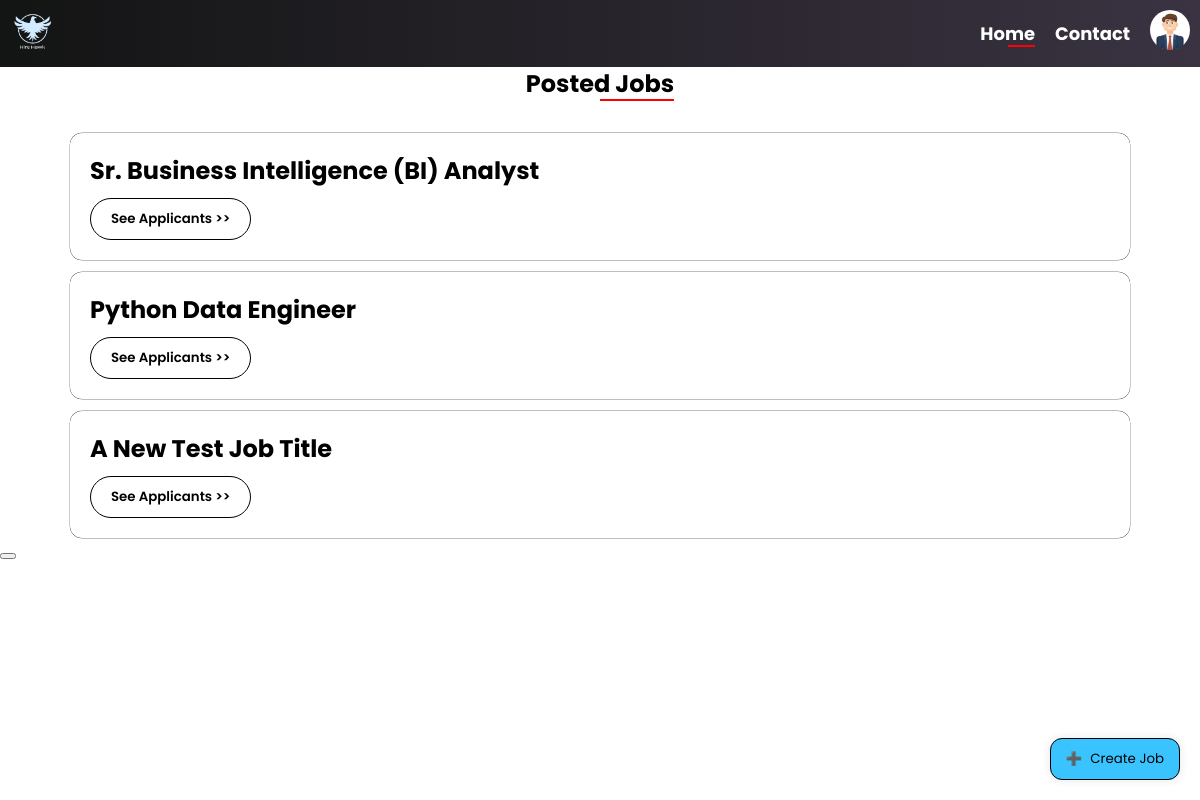
/admindash/ (signed in), run on an earlier commit of the app's database.
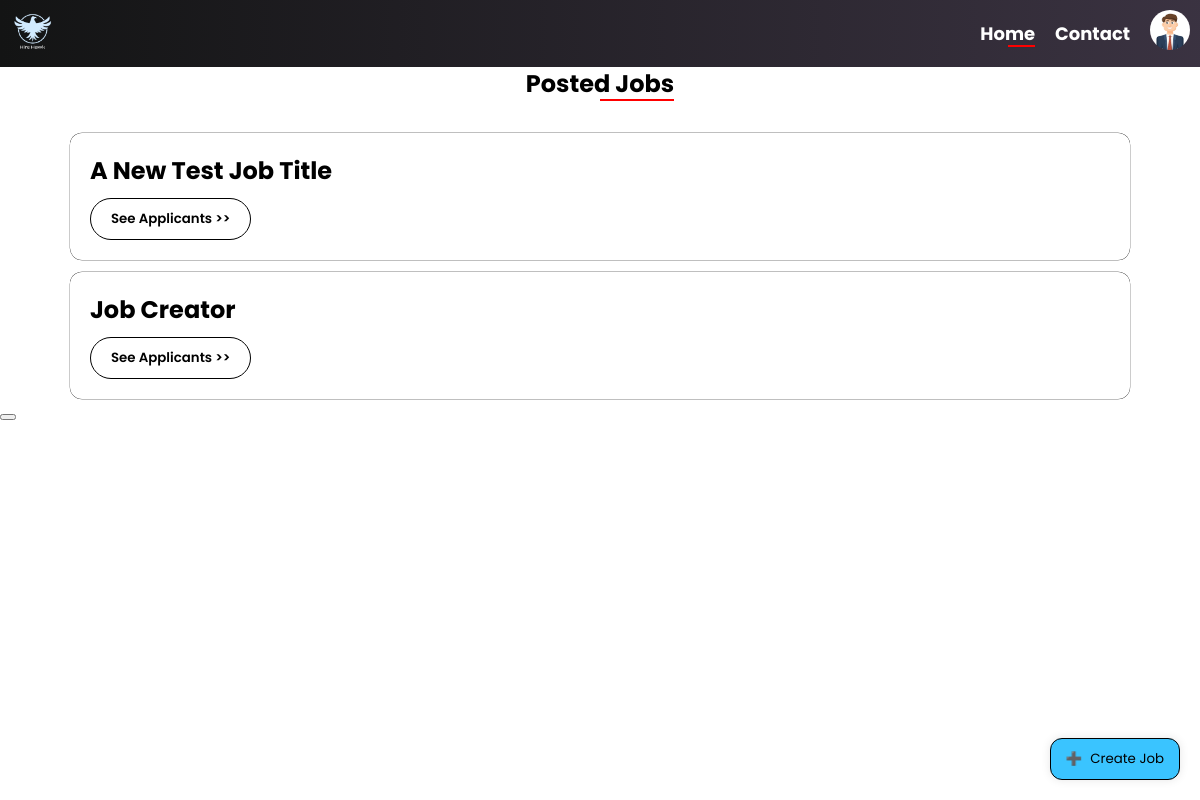
And on a later commit of the database.
### resume_manager/models.py (models this page shows, shortened)
class Job_description(models.Model):
    title = models.CharField(max_length = 255)
    brief_stat = models.CharField(max_length = 255 ,null = True)
    responsibility = models.TextField()
    requirement = models.TextField()
    salary = models.CharField(max_length = 100)
    created_at = models.DateTimeField(auto_now_add= True , null = True)

### resume_manager/views.py (the view)
# urls.py: path("admindash/", views.admin_all_jobs, name= "admin_dashboard"),
def admin_all_jobs(request):
    if request.user.is_superuser:
        all_jobs = Job_description.objects.all()
        messages_data = messages.get_messages(request)
        return render(request,'Recruiter/RecDashboard/RecDashboard.html',{'jobs': all_jobs,'messages': messages_data})
    else:
        return redirect('login')

### resume_manager/emailbackend.py (called while the page is built)
    def get_user(self, user_id):
        UserModel = get_user_model()
        try:
            return UserModel.objects.get(pk=user_id)
        except UserModel.DoesNotExist:
            return None

### templates/Recruiter/RecDashboard/RecDashboard.html (shortened to what this page needs)
<!DOCTYPE html>
{% load static %}
<html lang="en">
<head>
</head>
<body>
  <nav>
    <div class="logo">
      <img src="{% static "image/HireHawkLogo.png"%}" alt="Logo">
    </div>
    <ul>
      <li><a href="{% url 'admin_dashboard' %}" class="thispage">Home</a></li>
      <li><a href="{% url 'contactus' %}">Contact</a></li>
      <li class="nav-item profile" id="profileImage" onclick="showPopup()">
        <img src="{% static "image/profile-image.jpg" %}" alt="Profile Avatar">
      </li>
    </ul>
  </nav>
  <div class="postedJobTitle">
    <h2>Posted Jobs</h2>
  </div>
  {% for job in jobs %}
  <div class="content">
    <div class="text-content">
      <h2>{{job.title}}</h2>
    </div>
    <form method="post" action={% url 'admin_job_desc' %}>
      <button class="seeApplicantButton">
        See Applicants >>
      </button>
  </div>
  {% endfor %}
  <button onclick='location.href="{% url "job_create" %}" '>
    <div class="floating-button" id="floatingButton">
      <span class="icon">
        ➕
      </span>
      <span class="text">Create Job</span>
    </div>
  </button>
</body>
</html>

What changed in the data, as far as the page shows it:
removed Job_description: title "Sr. Business Intelligence (BI) Analyst"
removed Job_description: title "Python Data Engineer"
added Job_description: title "Job Creator"
